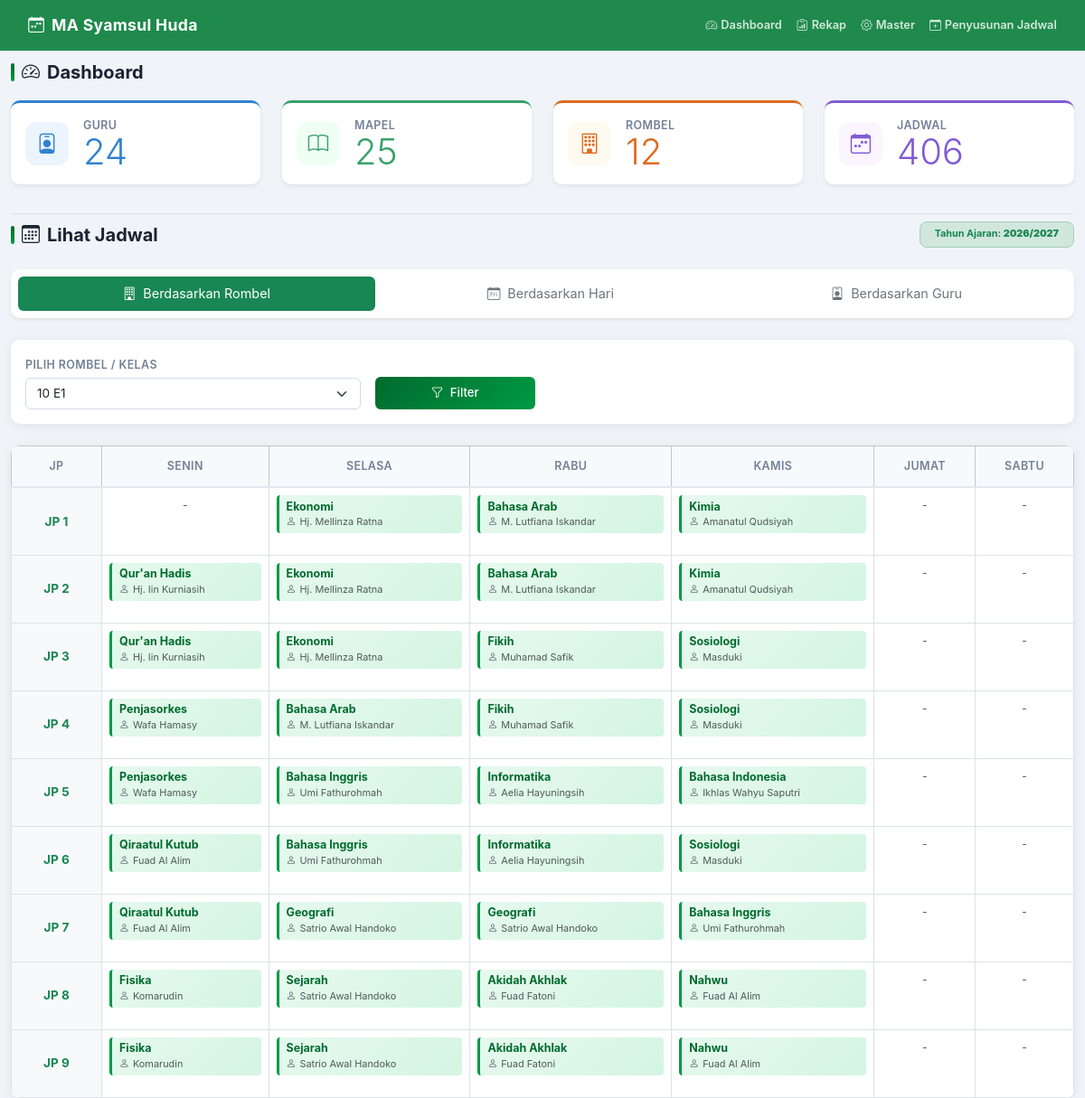
The page / on the database its author committed.
### tables this page shows
CREATE TABLE school_years(id INTEGER PRIMARY KEY AUTOINCREMENT,name TEXT UNIQUE NOT NULL,active INTEGER NOT NULL DEFAULT 0);

CREATE TABLE schedules(
 id INTEGER PRIMARY KEY AUTOINCREMENT,school_year_id INTEGER NOT NULL,day TEXT NOT NULL,jp INTEGER NOT NULL,
 class_id INTEGER NOT NULL,subject_id INTEGER NOT NULL,teacher_id INTEGER NOT NULL,notes TEXT,
 UNIQUE(school_year_id,day,jp,class_id),
 FOREIGN KEY(school_year_id) REFERENCES school_years(id) ON DELETE CASCADE,
 FOREIGN KEY(class_id) REFERENCES classes(id) ON DELETE CASCADE,
 FOREIGN KEY(subject_id) REFERENCES subjects(id) ON DELETE RESTRICT,
 FOREIGN KEY(teacher_id) REFERENCES teachers(id) ON DELETE RESTRICT);

### config/database.php (called while the page is built, shortened)
<?php
function e(?string $v): string
{
    return htmlspecialchars($v ?? '', ENT_QUOTES, 'UTF-8');
}

### index.php (the view, shortened to what this page needs)
<?php
require __DIR__ . '/config/database.php';
$pdo   = db();
require __DIR__ . '/templates/header.php';
$days = ['Senin', 'Selasa', 'Rabu', 'Kamis', 'Jumat', 'Sabtu'];
$year = $pdo->query('SELECT * FROM school_years WHERE active=1 LIMIT 1')->fetch();
$classes = $pdo->query('SELECT * FROM classes ORDER BY name')->fetchAll();
$teachers = $pdo->query('SELECT * FROM teachers ORDER BY name')->fetchAll();
$tab = $_GET['tab'] ?? 'rombel';
$selected_class_id   = isset($_GET['class_id']) ? (int)$_GET['class_id'] : ($classes[0]['id'] ?? 0);
$selected_teacher_id = isset($_GET['teacher_id']) ? (int)$_GET['teacher_id'] : ($teachers[0]['id'] ?? 0);
$selected_day        = $_GET['day'] ?? 'Senin';
$rows = [];
if ($tab === 'rombel' && $selected_class_id) {
    $stmt = $pdo->prepare("SELECT s.*, t.name teacher_name, sub.name subject_name FROM schedules s JOIN teachers t ON t.id = s.teacher_id JOIN subjects sub ON sub.id = s.subject_id WHERE s.school_year_id = ? AND s.class_id = ?");
    $stmt->execute([$year['id'] ?? 0, $selected_class_id]);
    $rows = $stmt->fetchAll();
}
?>
<h3 class="page-heading"><i class="bi bi-speedometer2"></i> Dashboard</h3>
<div class="row">
    <?php
    $cards = [
        'teachers' => ['Guru',         'bi-person-badge', '#3182ce', '#ebf4ff'],
        'subjects' => ['Mapel',        'bi-book',         '#38a169', '#f0fff4'],
        'classes'  => ['Rombel',       'bi-building',     '#dd6b20', '#fffaf0'],
        'schedules'=> ['Jadwal',       'bi-calendar-week','#805ad5', '#faf5ff'],
    ];
    foreach ($cards as $t => [$n, $icon, $color, $bg]):
        $x = $pdo->query("SELECT COUNT(*) FROM $t")->fetchColumn();
    ?>
    <div class="col-md-3 mb-3">
        <div class="card shadow-sm" style="border-top: 3px solid <?= $color ?>;">
            <div class="card-body d-flex align-items-center gap-3">
                <div style="width:48px;height:48px;border-radius:12px;background:<?= $bg ?>;
                            display:flex;align-items:center;justify-content:center;flex-shrink:0;">
                    <i class="bi <?= $icon ?>" style="font-size:1.4rem;color:<?= $color ?>;"></i>
                </div>
                <div>
                    <div style="font-size:.78rem;font-weight:600;text-transform:uppercase;
                                letter-spacing:.4px;color:#718096;"><?= $n ?></div>
                    <b class="display-6" style="color:<?= $color ?>; line-height:1;"><?= $x ?></b>
                </div>
            </div>
        </div>
    </div>
    <?php endforeach; ?>
</div>
<div class="mt-3 pt-2 border-top">
    <div class="d-flex align-items-center justify-content-between mb-4">
        <h3 class="page-heading mb-0"><i class="bi bi-calendar3"></i> Lihat Jadwal</h3>
        <span class="badge bg-success-subtle text-success border border-success-subtle px-3 py-2 rounded-3">
            Tahun Ajaran: <strong><?= e($year['name']) ?></strong>
        </span>
    </div>
    <div class="card mb-4 shadow-sm">
        <div class="card-body p-2">
            <ul class="nav nav-pills nav-fill gap-2">
                <li class="nav-item">
                    <a class="nav-link py-2.5 <?= $tab === 'rombel' ? 'active bg-success text-white' : 'text-secondary' ?>" href="?tab=rombel&class_id=<?= $selected_class_id ?>">
                        <i class="bi bi-building me-2"></i>Berdasarkan Rombel
                    </a>
                </li>
                <li class="nav-item">
                    <a class="nav-link py-2.5 <?= $tab === 'day' ? 'active bg-success text-white' : 'text-secondary' ?>" href="?tab=day&day=<?= urlencode($selected_day) ?>">
                        <i class="bi bi-calendar-day me-2"></i>Berdasarkan Hari
                    </a>
                </li>
                <li class="nav-item">
                    <a class="nav-link py-2.5 <?= $tab === 'teacher' ? 'active bg-success text-white' : 'text-secondary' ?>" href="?tab=teacher&teacher_id=<?= $selected_teacher_id ?>">
                        <i class="bi bi-person-badge me-2"></i>Berdasarkan Guru
                    </a>
                </li>
            </ul>
        </div>
    </div>
    <div class="card mb-4">
        <div class="card-body">
            <form method="get" class="row g-3 align-items-end justify-content-start">
                <?php if ($tab === 'rombel'): ?>
                    <div class="col-md-4">
                        <label class="form-label">Pilih Rombel / Kelas</label>
                        <select name="class_id" class="form-select" onchange="this.form.submit()">
                            <?php foreach ($classes as $c): ?>
                                <option value="<?= $c['id'] ?>" <?= $selected_class_id === (int)$c['id'] ? 'selected' : '' ?>>
                                    <?= e($c['name']) ?>
                                </option>
                            <?php endforeach; ?>
                        </select>
                    </div>
                <?php endif; ?>
                <div class="col-md-2">
                    <button type="submit" class="btn btn-success w-100 py-2">
                        <i class="bi bi-funnel me-1"></i> Filter
                    </button>
                </div>
            </form>
        </div>
    </div>
    <?php if ($tab === 'rombel' || $tab === 'teacher'): ?>
        <div class="card overflow-hidden">
            <div class="table-responsive">
                <table class="table table-bordered text-center align-middle mb-0" style="min-width: 750px;">
                    <thead class="table-light">
                        <tr>
                            <th style="width: 100px;">JP</th>
                            <?php foreach ($days as $d): ?>
                                <th><?= e($d) ?></th>
                            <?php endforeach; ?>
                        </tr>
                    </thead>
                    <tbody>
                        <?php for ($jp = 1; $jp <= 9; $jp++): ?>
                            <tr>
                                <td class="fw-bold text-success bg-light">JP <?= $jp ?></td>
                                <?php foreach ($days as $d): ?>
                                    <td class="p-2" style="height: 75px; vertical-align: top;">
                                        <?php
                                        $cell_found = false;
                                        foreach ($rows as $r) {
                                            if ($r['day'] === $d && (int)$r['jp'] === $jp) {
                                                $cell_found = true;
                                                if ($tab === 'rombel') {
                                                    ?>
                                                    <div class="cell-entry text-start">
                                                        <strong class="d-block"><?= e($r['subject_name']) ?></strong>
                                                        <small class="text-muted"><i class="bi bi-person me-1"></i><?= e($r['teacher_name']) ?></small>
                                                    </div>
                                                    <?php
                                                }
                                                break;
                                            }
                                        }
                                        if (!$cell_found): ?>
                                            <span class="text-muted" style="font-size: 0.75rem;">-</span>
                                        <?php endif; ?>
                                    </td>
                                <?php endforeach; ?>
                            </tr>
                        <?php endfor; ?>
                    </tbody>
                </table>
            </div>
        </div>
    <?php endif; ?>
</div>
<?php require __DIR__ . '/templates/footer.php';  ?>

### assets/css/app.css (style rules this page uses)
*, *::before, *::after { box-sizing: border-box }
body { background: #f0f4f8; font-family: -apple-system, BlinkMacSystemFont, "Segoe UI", Roboto, Helvetica, Arial, sans-serif; font-size: 0.9rem; color: #1a2332; padding-top: 0; margin: 0; }
.card { border: none; border-radius: 10px; box-shadow: 0 2px 12px rgba(0, 0, 0, .07); }
.btn { border-radius: 6px; font-weight: 500; font-size: .83rem; transition: transform .12s, box-shadow .12s; }
.btn-success { background: linear-gradient(135deg, #006b2e, #009a44); border: none; }
.form-control, .form-select { border-radius: 6px; border: 1.5px solid #d1dbe8; font-size: .85rem; transition: border-color .18s, box-shadow .18s; }
.form-label { font-weight: 600; font-size: .78rem; text-transform: uppercase; letter-spacing: .4px; color: #718096; margin-bottom: .3rem; }
.table { font-size: .85rem; }
.table thead th { background: #f7fafc; font-weight: 600; font-size: .78rem; text-transform: uppercase; letter-spacing: .4px; color: #718096; border-bottom: 2px solid #e2e8f0; padding: .8rem 1rem; }
.table td { padding: .75rem 1rem; vertical-align: middle; }
.cell-entry { display: inline-block; background: linear-gradient(135deg, #e6f9ee, #d4f5e2); border-left: 3px solid #009a44; border-radius: 4px; padding: .3rem .5rem; font-size: .78rem; line-height: 1.3; width: 100%; }
.cell-entry strong { color: #006b2e; display: block; }
.cell-entry small { color: #4a5568; }
.page-heading { font-size: 1.25rem; font-weight: 700; color: #1a2332; margin-bottom: 1.2rem; display: flex; align-items: center; gap: .5rem; }
.page-heading::before { content: ''; display: inline-block; width: 4px; height: 1.25rem; background: linear-gradient(#006b2e, #009a44); border-radius: 2px; }

### rows shown on the page
school_years: name "2026/2027"
schedules: subject_name "Ekonomi", teacher_name "Hj. Mellinza Ratna"
schedules: subject_name "Bahasa Arab", teacher_name "M. Lutfiana Iskandar"
schedules: subject_name "Kimia", teacher_name "Amanatul Qudsiyah"
schedules: subject_name "Qur'an Hadis", teacher_name "Hj. Iin Kurniasih"
schedules: subject_name "Ekonomi", teacher_name "Hj. Mellinza Ratna"
schedules: subject_name "Bahasa Arab", teacher_name "M. Lutfiana Iskandar"
schedules: subject_name "Kimia", teacher_name "Amanatul Qudsiyah"
schedules: subject_name "Qur'an Hadis", teacher_name "Hj. Iin Kurniasih"
schedules: subject_name "Ekonomi", teacher_name "Hj. Mellinza Ratna"
schedules: subject_name "Fikih", teacher_name "Muhamad Safik"
schedules: subject_name "Sosiologi", teacher_name "Masduki"
schedules: subject_name "Penjasorkes", teacher_name "Wafa Hamasy"
schedules: subject_name "Bahasa Arab", teacher_name "M. Lutfiana Iskandar"
schedules: subject_name "Fikih", teacher_name "Muhamad Safik"
schedules: subject_name "Sosiologi", teacher_name "Masduki"
schedules: subject_name "Penjasorkes", teacher_name "Wafa Hamasy"
schedules: subject_name "Bahasa Inggris", teacher_name "Umi Fathurohmah"
schedules: subject_name "Informatika", teacher_name "Aelia Hayuningsih"
schedules: subject_name "Bahasa Indonesia", teacher_name "Ikhlas Wahyu Saputri"
schedules: subject_name "Qiraatul Kutub", teacher_name "Fuad Al Alim"
schedules: subject_name "Bahasa Inggris", teacher_name "Umi Fathurohmah"
schedules: subject_name "Informatika", teacher_name "Aelia Hayuningsih"
schedules: subject_name "Sosiologi", teacher_name "Masduki"
schedules: subject_name "Qiraatul Kutub", teacher_name "Fuad Al Alim"
schedules: subject_name "Geografi", teacher_name "Satrio Awal Handoko"
schedules: subject_name "Geografi", teacher_name "Satrio Awal Handoko"
schedules: subject_name "Bahasa Inggris", teacher_name "Umi Fathurohmah"
schedules: subject_name "Fisika", teacher_name "Komarudin"
schedules: subject_name "Sejarah", teacher_name "Satrio Awal Handoko"
schedules: subject_name "Akidah Akhlak", teacher_name "Fuad Fatoni"
schedules: subject_name "Nahwu", teacher_name "Fuad Al Alim"
schedules: subject_name "Fisika", teacher_name "Komarudin"
schedules: subject_name "Sejarah", teacher_name "Satrio Awal Handoko"
schedules: subject_name "Akidah Akhlak", teacher_name "Fuad Fatoni"
schedules: subject_name "Nahwu", teacher_name "Fuad Al Alim"

### other values the page prints
$n "GURU"
$x "24"
$n "MAPEL"
$x "25"
$n "ROMBEL"
$x "12"
$n "JADWAL"
$x "406"
$d "SENIN"
$d "SELASA"
$d "RABU"
$d "KAMIS"
$d "JUMAT"
$d "SABTU"
form field class_id "10 E1"
